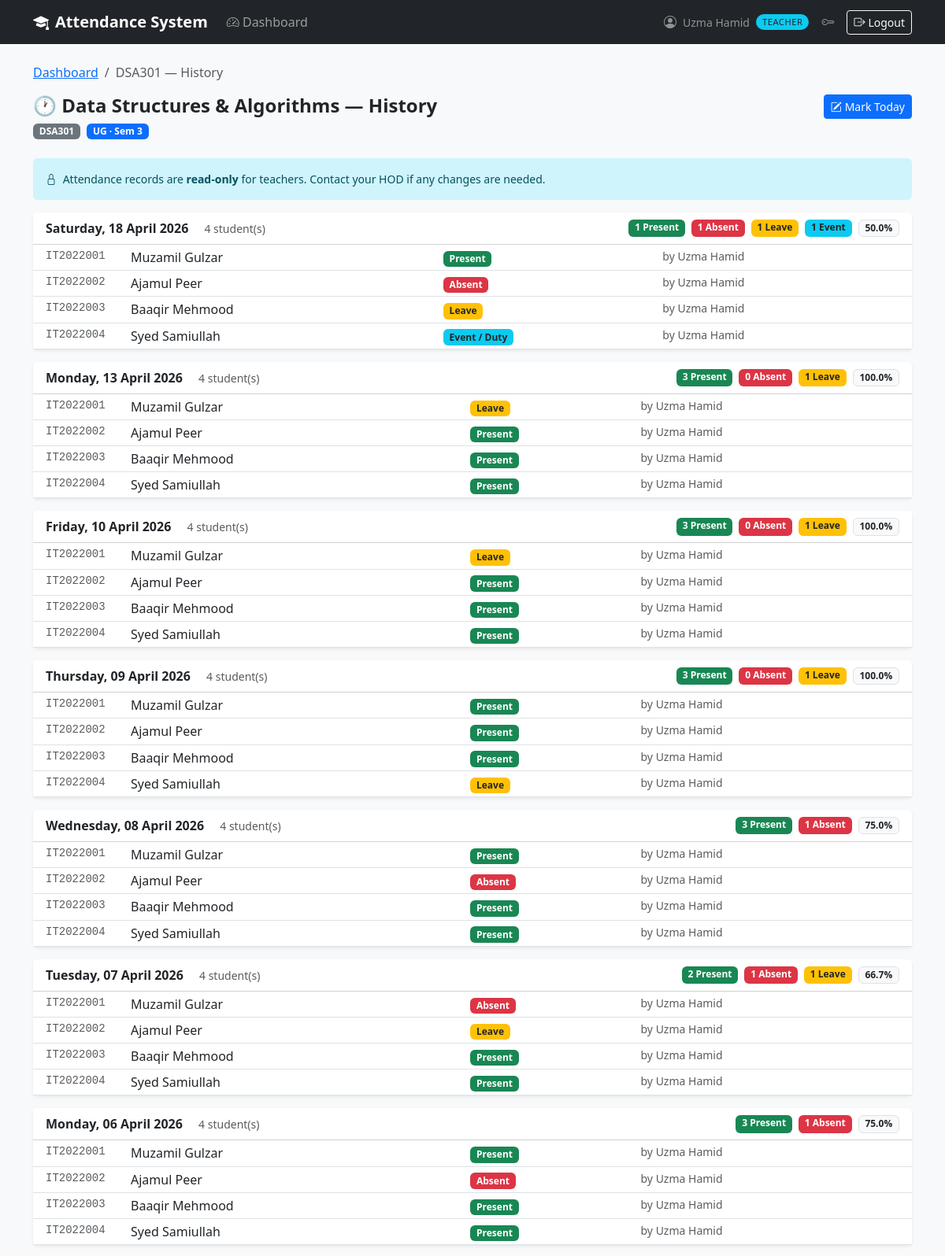
Screenshot of /teacher/attendance/history/1 (signed in, upper part) with the database file from the repository.
### app/models/user.py (models this page shows, shortened)
class User(UserMixin, db.Model):
    __tablename__ = 'users'
    id = db.Column(db.Integer, primary_key=True)
    email = db.Column(db.String(120), unique=True, nullable=False, index=True)
    first_name = db.Column(db.String(50), nullable=False)
    last_name  = db.Column(db.String(50), nullable=False)
    password_hash = db.Column(db.String(256), nullable=False)
    role = db.Column(db.String(20), nullable=False)
    is_active = db.Column(db.Boolean, default=True, nullable=False)
    created_at = db.Column(db.DateTime, default=datetime.utcnow, nullable=False)
    updated_at = db.Column(db.DateTime, default=datetime.utcnow,
                           onupdate=datetime.utcnow, nullable=False)
    teacher_profile = db.relationship('Teacher', back_populates='user',
                                      uselist=False, cascade='all, delete-orphan')
    student_profile = db.relationship('Student', back_populates='user',
                                      uselist=False, cascade='all, delete-orphan')
    @property
    def is_principal(self):
        return self.role == Role.PRINCIPAL
    @property
    def is_hod(self):
        return self.role == Role.HOD
    @property
    def is_teacher(self):
        return self.role == Role.TEACHER
    @property
    def full_name(self):
        return f"{self.first_name} {self.last_name}"

### app/models/subject.py (models this page shows, shortened)
class Subject(db.Model):
    __tablename__ = 'subjects'
    id = db.Column(db.Integer, primary_key=True)
    department_id = db.Column(db.Integer, db.ForeignKey('departments.id'),
                              nullable=False)
    name = db.Column(db.String(100), nullable=False)
    code = db.Column(db.String(15), unique=True, nullable=False)
    semester     = db.Column(db.Integer, nullable=False)
    program_type = db.Column(db.String(5), nullable=False, default='UG')
    total_classes = db.Column(db.Integer, default=0, nullable=False)
    is_active  = db.Column(db.Boolean, default=True, nullable=False)
    created_at = db.Column(db.DateTime, default=datetime.utcnow, nullable=False)
    department = db.relationship('Department', back_populates='subjects')
    teachers   = db.relationship('Teacher', secondary=teacher_subjects,
                                 back_populates='subjects', lazy='dynamic')
    attendance_records = db.relationship('Attendance', back_populates='subject',
                                         lazy='dynamic',
                                         cascade='all, delete-orphan')

### app/models/attendance.py (models this page shows, shortened)
class Attendance(db.Model):
    __tablename__ = 'attendance'
    __table_args__ = (
        db.UniqueConstraint(
            'student_id', 'subject_id', 'date',
            name='uq_student_subject_date'
        ),
    )
    id = db.Column(db.Integer, primary_key=True)
    student_id = db.Column(db.Integer, db.ForeignKey('students.id'),
                           nullable=False, index=True)
    subject_id = db.Column(db.Integer, db.ForeignKey('subjects.id'),
                           nullable=False, index=True)
    marked_by_id = db.Column(db.Integer, db.ForeignKey('teachers.id'),
                             nullable=False)
    date = db.Column(db.Date, nullable=False, index=True)
    status = db.Column(
        db.String(10),
        nullable=False,
        default='absent'
    )
    semester = db.Column(db.Integer, nullable=False)
    is_edited       = db.Column(db.Boolean,  default=False, nullable=False)
    edit_reason     = db.Column(db.Text,     nullable=True)
    edited_by_id    = db.Column(db.Integer,
                                db.ForeignKey('teachers.id'), nullable=True)
    edited_at       = db.Column(db.DateTime, nullable=True)
    original_status = db.Column(db.String(10), nullable=True)
    created_at = db.Column(db.DateTime, default=datetime.utcnow, nullable=False)
    student    = db.relationship('Student', back_populates='attendance_records')
    subject    = db.relationship('Subject', back_populates='attendance_records')
    marked_by  = db.relationship('Teacher', foreign_keys=[marked_by_id],
                                 back_populates='attendance_records')
    edited_by  = db.relationship('Teacher', foreign_keys=[edited_by_id])
    VALID_STATUSES = ('present', 'absent', 'leave', 'event')

### app/models/student.py (models this page shows, shortened)
class Student(db.Model):
    __tablename__ = 'students'
    id = db.Column(db.Integer, primary_key=True)
    user_id = db.Column(db.Integer, db.ForeignKey('users.id'),
                        unique=True, nullable=False)
    department_id = db.Column(db.Integer, db.ForeignKey('departments.id'),
                              nullable=False)
    roll_number = db.Column(db.String(20), unique=True, nullable=False)
    admission_year = db.Column(db.String(9), nullable=False)
    program_type = db.Column(
        db.String(5),
        nullable=False,
        default='UG'
    )
    semester = db.Column(db.Integer, nullable=False, default=1)
    is_graduated       = db.Column(db.Boolean, default=False, nullable=False)
    graduation_semester= db.Column(db.Integer,  nullable=True)
    graduation_year    = db.Column(db.String(9), nullable=True)
    graduation_reason  = db.Column(db.Text,      nullable=True)
    graduated_at       = db.Column(db.DateTime,  nullable=True)
    graduated_by_id    = db.Column(db.Integer,
                                   db.ForeignKey('teachers.id'), nullable=True)
    created_at = db.Column(db.DateTime, default=datetime.utcnow, nullable=False)
    updated_at = db.Column(db.DateTime, default=datetime.utcnow,
                           onupdate=datetime.utcnow, nullable=False)
    user            = db.relationship('User', back_populates='student_profile')
    department      = db.relationship('Department', back_populates='students')
    graduated_by    = db.relationship('Teacher', foreign_keys=[graduated_by_id])
    attendance_records = db.relationship('Attendance', back_populates='student',
                                         lazy='dynamic',
                                         cascade='all, delete-orphan')
    @property
    def full_name(self):
        return self.user.full_name if self.user else 'Unknown'

### app/routes/teacher.py (the view)
@teacher_bp.route('/attendance/history/<int:subject_id>')
@login_required
@teacher_required
@teacher_owns_subject
def attendance_history(subject_id):
    subject = g.owned_subject
    history = get_subject_attendance_history(current_user, subject_id)
    return render_template('teacher/attendance_history.html',
                           subject=subject,
                           history=history,
                           status_colors=STATUS_COLORS,
                           status_labels=STATUS_LABELS,
                           title=f'{subject.code} — History')

### app/models/teacher.py (called while the page is built)
    @property
    def full_name(self):
        return self.user.full_name if self.user else 'Unknown'

### app/services/teacher_service.py (called while the page is built)
def _get_teacher(teacher_user):
    return Teacher.query.filter_by(user_id=teacher_user.id).first()

### app/templates/teacher/attendance_history.html (shortened to what this page needs)
{% extends "shared/base.html" %}
{% block content %}
<nav aria-label="breadcrumb" class="mb-3">
    <ol class="breadcrumb small">
        <li class="breadcrumb-item">
            <a href="{{ url_for('teacher.dashboard') }}">Dashboard</a></li>
        <li class="breadcrumb-item active">{{ subject.code }} — History</li>
    </ol>
</nav>
<div class="d-flex justify-content-between align-items-start mb-4">
    <div>
        <h4 class="fw-bold mb-1">🕐 {{ subject.name }} — History</h4>
        <span class="badge bg-secondary">{{ subject.code }}</span>
        <span class="badge {{ 'bg-primary' if subject.program_type == 'UG' else 'bg-warning text-dark' }} ms-1">
            {{ subject.program_type }} · Sem {{ subject.semester }}
        </span>
    </div>
    <a href="{{ url_for('teacher.mark_attendance_view', subject_id=subject.id) }}"
       class="btn btn-primary btn-sm">
        <i class="bi bi-pencil-square me-1"></i>Mark Today
    </a>
</div>
<div class="alert alert-info border-0 small mb-3">
    <i class="bi bi-lock me-1"></i>
    Attendance records are <strong>read-only</strong> for teachers.
    Contact your HOD if any changes are needed.
</div>
{% if history %}
{% for session in history %}
<div class="card border-0 shadow-sm mb-3">
    <div class="card-header bg-white py-2 px-3 d-flex
                justify-content-between align-items-center">
        <div>
            <span class="fw-semibold">{{ session.date.strftime('%A, %d %B %Y') }}</span>
            <span class="ms-3 small text-muted">
                {{ session.total }} student(s)
            </span>
        </div>
        <div class="d-flex gap-2">
            <span class="badge bg-success">{{ session.present }} Present</span>
            <span class="badge bg-danger">{{ session.absent }} Absent</span>
            {% if session.leave %}<span class="badge bg-warning text-dark">{{ session.leave }} Leave</span>{% endif %}
            {% if session.event %}<span class="badge bg-info text-dark">{{ session.event }} Event</span>{% endif %}
            <span class="badge bg-light text-dark border fw-semibold">{{ session.pct }}%</span>
        </div>
    </div>
    <div class="table-responsive">
        <table class="table table-sm mb-0">
            <tbody>
            {% for record in session.records %}
            <tr>
                <td class="ps-3 font-monospace small text-muted" style="width:120px">
                    {{ record.student.roll_number }}
                </td>
                <td>{{ record.student.full_name }}</td>
                <td>
                    <span class="badge bg-{{ status_colors[record.status] }}
                        {{ 'text-dark' if record.status in ('leave','event') else '' }}">
                        {{ status_labels[record.status] }}
                    </span>
                </td>
                <td class="small text-muted">
                    by {{ record.marked_by.full_name }}
                </td>
            </tr>
            {% endfor %}
            </tbody>
        </table>
    </div>
</div>
{% endfor %}
{% endif %}
{% endblock %}

### app/templates/shared/base.html (shortened to what this page needs)
<!DOCTYPE html>
<html lang="en">
<head>
    <link href="https://cdn.jsdelivr.net/npm/bootstrap@5.3.0/dist/css/bootstrap.min.css" rel="stylesheet">
    <link href="https://cdn.jsdelivr.net/npm/bootstrap-icons@1.11.0/font/bootstrap-icons.css" rel="stylesheet">
</head>
<body>
{% if current_user.is_authenticated %}
<nav class="navbar navbar-expand-lg navbar-dark bg-dark">
  <div class="container">
    <a class="navbar-brand" href="/"><i class="bi bi-mortarboard-fill me-2"></i>Attendance System</a>
    <div class="collapse navbar-collapse" id="navMenu">
      <ul class="navbar-nav me-auto">
        {% if current_user.is_principal %}
          <li class="nav-item">
            <a class="nav-link" href="{{ url_for('principal.dashboard') }}">
              <i class="bi bi-speedometer2"></i> Dashboard
            </a>
          </li>
        {% elif current_user.is_teacher %}
          <li class="nav-item">
            <a class="nav-link" href="{{ url_for('teacher.dashboard') }}">
              <i class="bi bi-speedometer2"></i> Dashboard
            </a>
          </li>
        {% elif current_user.is_student %}
          <li class="nav-item">
            <a class="nav-link" href="{{ url_for('student.dashboard') }}">
              <i class="bi bi-speedometer2"></i> Dashboard
            </a>
          </li>
        {% endif %}
      </ul>
      <ul class="navbar-nav ms-auto align-items-center gap-2">
        <li class="nav-item d-flex align-items-center gap-2">
          <i class="bi bi-person-circle text-white-50"></i>
          <span class="text-white-50 small">{{ current_user.full_name }}</span>
          <span class="role-badge
            {% if current_user.is_principal %}bg-danger text-white
            {% elif current_user.is_hod      %}bg-warning text-dark
            {% elif current_user.is_teacher  %}bg-info text-dark
            {% else                          %}bg-success text-white{% endif %}">
            {{ current_user.role }}
          </span>
        </li>
        <li class="nav-item">
          <a class="nav-link text-white-50" href="{{ url_for('auth.change_password_view') }}"
             title="Change password"><i class="bi bi-key"></i></a>
        </li>
        <li class="nav-item">
          <a class="btn btn-sm btn-outline-light" href="{{ url_for('auth.logout') }}">
            <i class="bi bi-box-arrow-right me-1"></i>Logout
          </a>
        </li>
      </ul>
    </div>
  </div>
</nav>
{% endif %}
<main class="container py-4">
  {% block content %}{% endblock %}
</main>
</body>
</html>

### app/templates/shared/base.html (style rules this page uses)
body { background-color: #f8f9fa; }
.navbar-brand { font-weight: 700; }
.role-badge { font-size: 0.7rem; padding: 2px 8px; border-radius: 10px; text-transform: uppercase; letter-spacing: 0.5px; }

### rows the page displays
User: full_name "Uzma Hamid", role "TEACHER"
Subject: code "DSA301", name "Data Structures & Algorithms", program_type "UG", semester "3"
Attendance: student.roll_number "IT2022001", student.full_name "Muzamil Gulzar", status "Present", marked_by.full_name "Uzma Hamid"
Attendance: student.roll_number "IT2022002", student.full_name "Ajamul Peer", status "Absent", marked_by.full_name "Uzma Hamid"
Attendance: student.roll_number "IT2022003", student.full_name "Baaqir Mehmood", status "Leave", marked_by.full_name "Uzma Hamid"
Attendance: student.roll_number "IT2022004", student.full_name "Syed Samiullah", status "Event / Duty", marked_by.full_name "Uzma Hamid"
Attendance: student.roll_number "IT2022001", student.full_name "Muzamil Gulzar", status "Leave", marked_by.full_name "Uzma Hamid"
Attendance: student.roll_number "IT2022002", student.full_name "Ajamul Peer", status "Present", marked_by.full_name "Uzma Hamid"
Attendance: student.roll_number "IT2022003", student.full_name "Baaqir Mehmood", status "Present", marked_by.full_name "Uzma Hamid"
Attendance: student.roll_number "IT2022004", student.full_name "Syed Samiullah", status "Present", marked_by.full_name "Uzma Hamid"
Attendance: student.roll_number "IT2022001", student.full_name "Muzamil Gulzar", status "Leave", marked_by.full_name "Uzma Hamid"
Attendance: student.roll_number "IT2022002", student.full_name "Ajamul Peer", status "Present", marked_by.full_name "Uzma Hamid"
Attendance: student.roll_number "IT2022003", student.full_name "Baaqir Mehmood", status "Present", marked_by.full_name "Uzma Hamid"
Attendance: student.roll_number "IT2022004", student.full_name "Syed Samiullah", status "Present", marked_by.full_name "Uzma Hamid"
Attendance: student.roll_number "IT2022001", student.full_name "Muzamil Gulzar", status "Present", marked_by.full_name "Uzma Hamid"
Attendance: student.roll_number "IT2022002", student.full_name "Ajamul Peer", status "Present", marked_by.full_name "Uzma Hamid"
Attendance: student.roll_number "IT2022003", student.full_name "Baaqir Mehmood", status "Present", marked_by.full_name "Uzma Hamid"
Attendance: student.roll_number "IT2022004", student.full_name "Syed Samiullah", status "Leave", marked_by.full_name "Uzma Hamid"
Attendance: student.roll_number "IT2022001", student.full_name "Muzamil Gulzar", status "Present", marked_by.full_name "Uzma Hamid"
Attendance: student.roll_number "IT2022002", student.full_name "Ajamul Peer", status "Absent", marked_by.full_name "Uzma Hamid"
Attendance: student.roll_number "IT2022003", student.full_name "Baaqir Mehmood", status "Present", marked_by.full_name "Uzma Hamid"
Attendance: student.roll_number "IT2022004", student.full_name "Syed Samiullah", status "Present", marked_by.full_name "Uzma Hamid"
Attendance: student.roll_number "IT2022001", student.full_name "Muzamil Gulzar", status "Absent", marked_by.full_name "Uzma Hamid"
Attendance: student.roll_number "IT2022002", student.full_name "Ajamul Peer", status "Leave", marked_by.full_name "Uzma Hamid"
Attendance: student.roll_number "IT2022003", student.full_name "Baaqir Mehmood", status "Present", marked_by.full_name "Uzma Hamid"
Attendance: student.roll_number "IT2022004", student.full_name "Syed Samiullah", status "Present", marked_by.full_name "Uzma Hamid"
Attendance: student.roll_number "IT2022001", student.full_name "Muzamil Gulzar", status "Present", marked_by.full_name "Uzma Hamid"
Attendance: student.roll_number "IT2022002", student.full_name "Ajamul Peer", status "Absent", marked_by.full_name "Uzma Hamid"
Attendance: student.roll_number "IT2022003", student.full_name "Baaqir Mehmood", status "Present", marked_by.full_name "Uzma Hamid"
Attendance: student.roll_number "IT2022004", student.full_name "Syed Samiullah", status "Present", marked_by.full_name "Uzma Hamid"

### other values shown
{{ session.date.strftime('%A, %d %B %Y') }} "Saturday, 18 April 2026" "Monday, 13 April 2026" "Friday, 10 April 2026" "Thursday, 09 April 2026" "Wednesday, 08 April 2026" "Tuesday, 07 April 2026" "Monday, 06 April 2026"
{{ session.total }} "4" "4" "4" "4" "4" "4" "4"
{{ session.present }} "1" "3" "3" "3" "3" "2" "3"
{{ session.absent }} "1" "0" "0" "0" "1" "1" "1"
{{ session.leave }} "1" "1" "1" "1" "1"
{{ session.event }} "1"
{{ session.pct }} "50.0" "100.0" "100.0" "100.0" "75.0" "66.7" "75.0"
